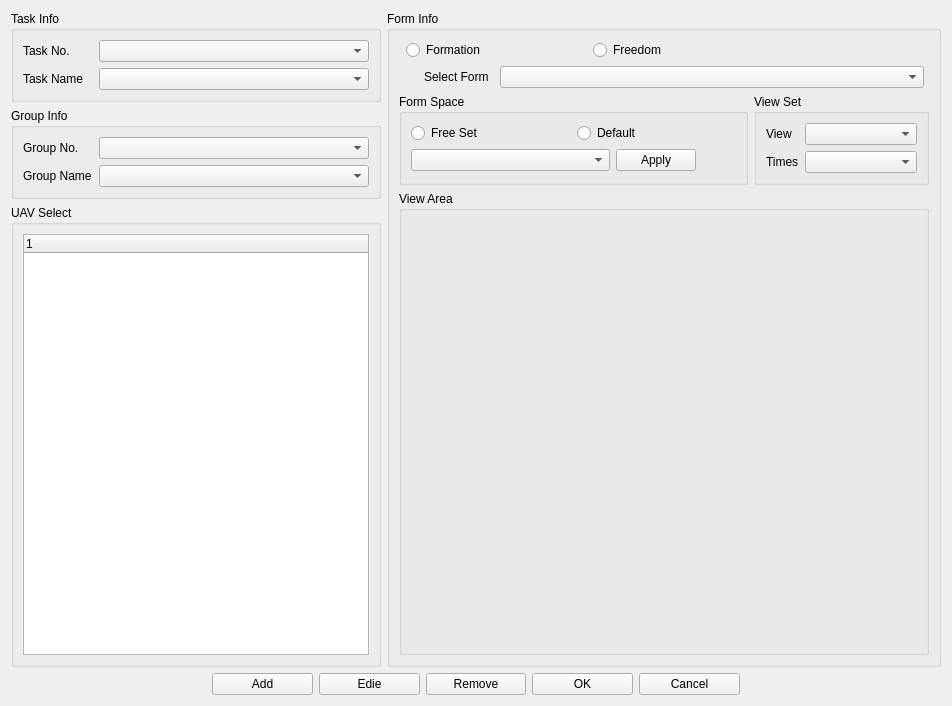
<?xml version="1.0" encoding="UTF-8"?>
<ui version="4.0">
 <class>CDlgEditGroup</class>
 <widget class="QWidget" name="CDlgEditGroup">
  <property name="geometry">
   <rect>
    <x>0</x>
    <y>0</y>
    <width>952</width>
    <height>706</height>
   </rect>
  </property>
  <property name="windowTitle">
   <string>EditGroup</string>
  </property>
  <layout class="QGridLayout" name="gridLayout_3" columnstretch="2,3" rowminimumheight="0,0">
   <item row="0" column="0">
    <layout class="QVBoxLayout" name="verticalLayout_2">
     <item>
      <widget class="QGroupBox" name="groupBox">
       <property name="title">
        <string>Task Info</string>
       </property>
       <layout class="QFormLayout" name="formLayout">
        <item row="0" column="0">
         <widget class="QLabel" name="label">
          <property name="minimumSize">
           <size>
            <width>70</width>
            <height>0</height>
           </size>
          </property>
          <property name="text">
           <string>Task No.</string>
          </property>
         </widget>
        </item>
        <item row="0" column="1">
         <widget class="QComboBox" name="comboBox"/>
        </item>
        <item row="1" column="0">
         <widget class="QLabel" name="label_2">
          <property name="minimumSize">
           <size>
            <width>70</width>
            <height>0</height>
           </size>
          </property>
          <property name="text">
           <string>Task Name</string>
          </property>
         </widget>
        </item>
        <item row="1" column="1">
         <widget class="QComboBox" name="comboBox_2"/>
        </item>
       </layout>
      </widget>
     </item>
     <item>
      <widget class="QGroupBox" name="groupBox_2">
       <property name="title">
        <string>Group Info</string>
       </property>
       <layout class="QFormLayout" name="formLayout_2">
        <item row="0" column="0">
         <widget class="QLabel" name="label_3">
          <property name="minimumSize">
           <size>
            <width>70</width>
            <height>0</height>
           </size>
          </property>
          <property name="text">
           <string>Group No.</string>
          </property>
         </widget>
        </item>
        <item row="0" column="1">
         <widget class="QComboBox" name="comboBox_3"/>
        </item>
        <item row="1" column="0">
         <widget class="QLabel" name="label_4">
          <property name="minimumSize">
           <size>
            <width>70</width>
            <height>0</height>
           </size>
          </property>
          <property name="text">
           <string>Group Name</string>
          </property>
         </widget>
        </item>
        <item row="1" column="1">
         <widget class="QComboBox" name="comboBox_4"/>
        </item>
       </layout>
      </widget>
     </item>
     <item>
      <widget class="QGroupBox" name="groupBox_3">
       <property name="title">
        <string>UAV Select</string>
       </property>
       <layout class="QHBoxLayout" name="horizontalLayout">
        <item>
         <widget class="QTreeWidget" name="treeWidget">
          <column>
           <property name="text">
            <string notr="true">1</string>
           </property>
          </column>
         </widget>
        </item>
       </layout>
      </widget>
     </item>
    </layout>
   </item>
   <item row="0" column="1">
    <widget class="QGroupBox" name="groupBox_4">
     <property name="title">
      <string>Form Info</string>
     </property>
     <layout class="QVBoxLayout" name="verticalLayout">
      <item>
       <layout class="QHBoxLayout" name="horizontalLayout_5" stretch="0,1,1,1">
        <item>
         <spacer name="horizontalSpacer_3">
          <property name="orientation">
           <enum>Qt::Horizontal</enum>
          </property>
          <property name="sizeType">
           <enum>QSizePolicy::Fixed</enum>
          </property>
          <property name="sizeHint" stdset="0">
           <size>
            <width>7</width>
            <height>20</height>
           </size>
          </property>
         </spacer>
        </item>
        <item>
         <widget class="QRadioButton" name="radioButton">
          <property name="text">
           <string>Formation</string>
          </property>
         </widget>
        </item>
        <item>
         <widget class="QRadioButton" name="radioButton_2">
          <property name="text">
           <string>Freedom</string>
          </property>
         </widget>
        </item>
        <item>
         <spacer name="horizontalSpacer_4">
          <property name="orientation">
           <enum>Qt::Horizontal</enum>
          </property>
          <property name="sizeType">
           <enum>QSizePolicy::Fixed</enum>
          </property>
          <property name="sizeHint" stdset="0">
           <size>
            <width>155</width>
            <height>20</height>
           </size>
          </property>
         </spacer>
        </item>
       </layout>
      </item>
      <item>
       <layout class="QHBoxLayout" name="horizontalLayout_4" stretch="0,0,2,0">
        <item>
         <spacer name="horizontalSpacer_5">
          <property name="orientation">
           <enum>Qt::Horizontal</enum>
          </property>
          <property name="sizeType">
           <enum>QSizePolicy::Fixed</enum>
          </property>
          <property name="sizeHint" stdset="0">
           <size>
            <width>25</width>
            <height>20</height>
           </size>
          </property>
         </spacer>
        </item>
        <item>
         <widget class="QLabel" name="label_5">
          <property name="minimumSize">
           <size>
            <width>70</width>
            <height>0</height>
           </size>
          </property>
          <property name="text">
           <string>Select Form</string>
          </property>
         </widget>
        </item>
        <item>
         <widget class="QComboBox" name="comboBox_5">
          <property name="sizePolicy">
           <sizepolicy hsizetype="Expanding" vsizetype="Fixed">
            <horstretch>0</horstretch>
            <verstretch>0</verstretch>
           </sizepolicy>
          </property>
         </widget>
        </item>
        <item>
         <spacer name="horizontalSpacer_6">
          <property name="orientation">
           <enum>Qt::Horizontal</enum>
          </property>
          <property name="sizeType">
           <enum>QSizePolicy::Fixed</enum>
          </property>
          <property name="sizeHint" stdset="0">
           <size>
            <width>5</width>
            <height>20</height>
           </size>
          </property>
         </spacer>
        </item>
       </layout>
      </item>
      <item>
       <layout class="QGridLayout" name="gridLayout">
        <item row="0" column="0" colspan="2">
         <widget class="QGroupBox" name="groupBox_5">
          <property name="title">
           <string>Form Space</string>
          </property>
          <layout class="QVBoxLayout" name="verticalLayout_3">
           <item>
            <layout class="QHBoxLayout" name="horizontalLayout_3">
             <item>
              <widget class="QRadioButton" name="radioButton_7">
               <property name="text">
                <string>Free Set</string>
               </property>
              </widget>
             </item>
             <item>
              <widget class="QRadioButton" name="radioButton_8">
               <property name="text">
                <string>Default</string>
               </property>
              </widget>
             </item>
            </layout>
           </item>
           <item>
            <layout class="QHBoxLayout" name="horizontalLayout_6" stretch="3,1,0">
             <item>
              <widget class="QComboBox" name="comboBox_10"/>
             </item>
             <item>
              <widget class="QPushButton" name="pushButton_6">
               <property name="text">
                <string>Apply</string>
               </property>
              </widget>
             </item>
             <item>
              <spacer name="horizontalSpacer_7">
               <property name="orientation">
                <enum>Qt::Horizontal</enum>
               </property>
               <property name="sizeHint" stdset="0">
                <size>
                 <width>40</width>
                 <height>20</height>
                </size>
               </property>
              </spacer>
             </item>
            </layout>
           </item>
          </layout>
         </widget>
        </item>
        <item row="0" column="2">
         <widget class="QGroupBox" name="groupBox_7">
          <property name="title">
           <string>View Set</string>
          </property>
          <layout class="QFormLayout" name="formLayout_3">
           <item row="0" column="0">
            <widget class="QLabel" name="label_8">
             <property name="text">
              <string>View</string>
             </property>
            </widget>
           </item>
           <item row="0" column="1">
            <widget class="QComboBox" name="comboBox_8"/>
           </item>
           <item row="1" column="0">
            <widget class="QLabel" name="label_9">
             <property name="text">
              <string>Times</string>
             </property>
            </widget>
           </item>
           <item row="1" column="1">
            <widget class="QComboBox" name="comboBox_9"/>
           </item>
          </layout>
         </widget>
        </item>
        <item row="1" column="0" colspan="3">
         <widget class="QGroupBox" name="groupBox_6">
          <property name="title">
           <string>View Area</string>
          </property>
          <layout class="QGridLayout" name="gridLayout_2">
           <item row="0" column="0">
            <widget class="DrawVehicleIcon" name="label_6">
             <property name="sizePolicy">
              <sizepolicy hsizetype="Preferred" vsizetype="Expanding">
               <horstretch>0</horstretch>
               <verstretch>0</verstretch>
              </sizepolicy>
             </property>
            </widget>
           </item>
          </layout>
         </widget>
        </item>
       </layout>
      </item>
     </layout>
    </widget>
   </item>
   <item row="1" column="0" colspan="2">
    <layout class="QHBoxLayout" name="horizontalLayout_2" stretch="4,2,2,2,2,2,4">
     <item>
      <spacer name="horizontalSpacer">
       <property name="orientation">
        <enum>Qt::Horizontal</enum>
       </property>
       <property name="sizeHint" stdset="0">
        <size>
         <width>40</width>
         <height>20</height>
        </size>
       </property>
      </spacer>
     </item>
     <item>
      <widget class="QPushButton" name="pushButton">
       <property name="text">
        <string>Add</string>
       </property>
      </widget>
     </item>
     <item>
      <widget class="QPushButton" name="pushButton_2">
       <property name="minimumSize">
        <size>
         <width>0</width>
         <height>0</height>
        </size>
       </property>
       <property name="text">
        <string>Edie</string>
       </property>
      </widget>
     </item>
     <item>
      <widget class="QPushButton" name="pushButton_3">
       <property name="text">
        <string>Remove</string>
       </property>
      </widget>
     </item>
     <item>
      <widget class="QPushButton" name="pushButton_4">
       <property name="text">
        <string>OK</string>
       </property>
      </widget>
     </item>
     <item>
      <widget class="QPushButton" name="pushButton_5">
       <property name="text">
        <string>Cancel</string>
       </property>
      </widget>
     </item>
     <item>
      <spacer name="horizontalSpacer_2">
       <property name="orientation">
        <enum>Qt::Horizontal</enum>
       </property>
       <property name="sizeHint" stdset="0">
        <size>
         <width>40</width>
         <height>20</height>
        </size>
       </property>
      </spacer>
     </item>
    </layout>
   </item>
  </layout>
 </widget>
 <customwidgets>
  <customwidget>
   <class>DrawVehicleIcon</class>
   <extends>QLabel</extends>
   <header location="global">DrawVehicleIcon.h</header>
  </customwidget>
 </customwidgets>
 <resources/>
 <connections/>
</ui>
